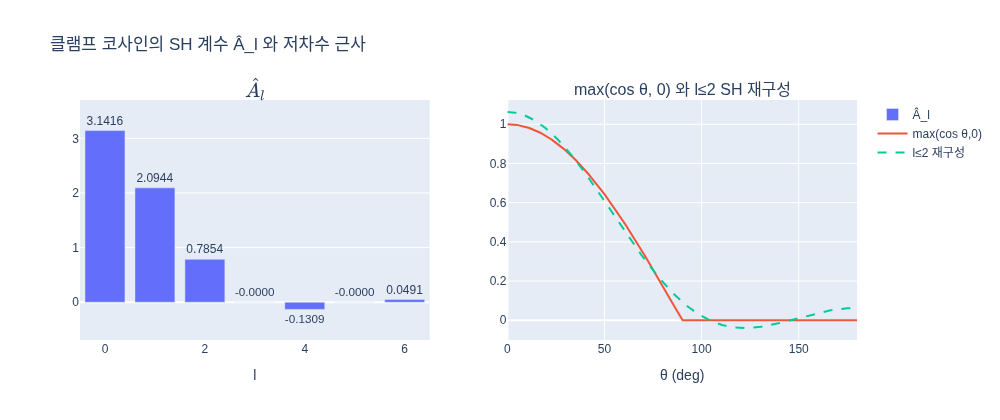

This chart was generated by the following Python code:
# %% [markdown]
# # 미리 계산된 $\hat{A_l}$ 값 — 직접 계산해 보기
#
# Irradiance $E$ 의 SH 계수는 Radiance 계수 $L_{lm}$ 과 클램프된 코사인 $\max(\cos\theta,0)$ 의
# SH 계수 $A_l$ 의 곱으로 얻어진다.
#
# $$E_{lm}=\sqrt{\frac{4\pi}{2l+1}}\,A_l\,L_{lm} = \hat{A_l}\,L_{lm},\qquad
# \hat{A_l}=\sqrt{\frac{4\pi}{2l+1}}\,A_l$$
#
# 여기서
# $$A_l = 2\pi\int_0^{\pi}\max(\cos\theta,0)\,Y_l^0(\theta)\,\sin\theta\,d\theta$$
#
# 글에서 주어진 상수는 $\hat{A_0}=3.1415,\ \hat{A_1}=2.0943,\ \hat{A_2}=0.7853,\ \hat{A_3}=0,\
# \hat{A_4}=-0.1309,\ \hat{A_5}=0,\ \hat{A_6}=0.0490$ 이다.
# 이 값을 수치 적분으로 재현하고, 왜 홀수 차수가 0인지 확인한다.

# %%
# 필요 패키지: numpy, plotly, kaleido
import math
import os
import numpy as np


def _show(fig):
    try:
        from IPython import get_ipython
        if get_ipython() is not None:  # VSCode 셀/Jupyter에서만 렌더링
            fig.show()
    except ImportError:
        pass


HERE = os.path.dirname(os.path.abspath(__file__)) if "__file__" in globals() else "."

# %% [markdown]
# ## 1. $Y_l^0(\theta)$ — 띠(zonal) 조화 함수
#
# $m=0$ 인 구면 조화 함수는 $\phi$ 에 의존하지 않고 Legendre 다항식 $P_l(\cos\theta)$ 로만 표현된다.
#
# $$Y_l^0(\theta)=\sqrt{\frac{2l+1}{4\pi}}\,P_l(\cos\theta)$$
#
# $\cos\theta$ 는 천정각(zenith)에만 의존하므로 $m\neq0$ 인 성분은 모두 0 → $A_l$ 만 필요하다.

# %%
def Y_l0(l, theta):
    P = np.polynomial.legendre.Legendre.basis(l)
    return math.sqrt((2 * l + 1) / (4 * math.pi)) * P(np.cos(theta))


theta = np.linspace(0, math.pi, 200001)
for l in range(3):
    print(f"Y_{l}^0(theta=0) = {Y_l0(l, 0.0):.4f}")
# 출력: Y_0^0(theta=0) = 0.2821
# 출력: Y_1^0(theta=0) = 0.4886
# 출력: Y_2^0(theta=0) = 0.6308

# %% [markdown]
# ## 2. $A_l$ 과 $\hat{A_l}$ 수치 적분
#
# 적분 구간을 $\theta\in[0,\pi]$ 전체(구 전체)로 두고, 피적분 함수에 $\max(\cos\theta,0)$ 를 넣어
# 아래 반구가 자연스럽게 0이 되게 한다.

# %%
def A_hat(l):
    clamped_cos = np.maximum(np.cos(theta), 0.0)
    integrand = clamped_cos * Y_l0(l, theta) * np.sin(theta)
    A_l = 2 * math.pi * np.trapezoid(integrand, theta)
    return math.sqrt(4 * math.pi / (2 * l + 1)) * A_l


A_hat_vals = [A_hat(l) for l in range(7)]
for l, v in enumerate(A_hat_vals):
    print(f"A_hat_{l} = {v: .4f}")
# 출력: A_hat_0 =  3.1416
# 출력: A_hat_1 =  2.0944
# 출력: A_hat_2 =  0.7854
# 출력: A_hat_3 = -0.0000
# 출력: A_hat_4 = -0.1309
# 출력: A_hat_5 = -0.0000
# 출력: A_hat_6 =  0.0491

# %% [markdown]
# 글의 값(3.1415, 2.0943, 0.7853, 0, −0.1309, 0, 0.0490)과 일치한다(반올림 대신 절삭된 표기).
#
# ## 3. 닫힌 형식 (Ramamoorthi & Hanrahan 2001)
#
# $$\hat{A_0}=\pi,\qquad \hat{A_1}=\frac{2\pi}{3},\qquad
# \hat{A_l}=2\pi\,\frac{(-1)^{l/2-1}}{(l+2)(l-1)}\left[\frac{l!}{2^l\,((l/2)!)^2}\right]\ (l\ \text{짝수},\ l\ge2),\qquad
# \hat{A_l}=0\ (l\ \text{홀수},\ l\ge3)$$
#
# 즉 $\hat{A_2}=\pi/4,\ \hat{A_4}=-\pi/24,\ \hat{A_6}=\pi/64$ 이다.

# %%
def A_hat_closed(l):
    if l == 0:
        return math.pi
    if l == 1:
        return 2 * math.pi / 3
    if l % 2 == 1:
        return 0.0
    h = l // 2
    return 2 * math.pi * (-1) ** (h - 1) / ((l + 2) * (l - 1)) * math.factorial(l) / (2**l * math.factorial(h) ** 2)


names = ["pi", "2pi/3", "pi/4", "0", "-pi/24", "0", "pi/64"]
for l in range(7):
    print(f"l={l}: closed={A_hat_closed(l): .4f} ({names[l]:>6})  numeric={A_hat_vals[l]: .4f}")
# 출력: l=0: closed= 3.1416 (    pi)  numeric= 3.1416
# 출력: l=1: closed= 2.0944 ( 2pi/3)  numeric= 2.0944
# 출력: l=2: closed= 0.7854 (  pi/4)  numeric= 0.7854
# 출력: l=3: closed= 0.0000 (     0)  numeric=-0.0000
# 출력: l=4: closed=-0.1309 (-pi/24)  numeric=-0.1309
# 출력: l=5: closed= 0.0000 (     0)  numeric=-0.0000
# 출력: l=6: closed= 0.0491 ( pi/64)  numeric= 0.0491

# %% [markdown]
# ## 4. 왜 홀수 차수($l\ge3$)는 0인가?
#
# $x=\cos\theta$ 로 치환하면 $A_l\propto\int_0^1 x\,P_l(x)\,dx$ 이다.
# $x P_l(x)$ 는 $l$ 이 홀수이면 **짝함수** 이므로 $\int_0^1 = \tfrac12\int_{-1}^1 x P_l(x)dx$ 인데,
# $x=P_1(x)$ 와 $P_l$ ($l\ne1$)은 $[-1,1]$ 에서 직교하므로 0이 된다.
# $l=1$ 만 $\int_{-1}^1 P_1^2\,dx=2/3\neq0$ 이라 예외적으로 살아남는다.
# 짝수 $l$ 에서는 $xP_l$ 이 홀함수라 이 논리가 적용되지 않아 0이 아니다.

# %%
x = np.linspace(-1, 1, 200001)
for l in range(1, 7):
    P = np.polynomial.legendre.Legendre.basis(l)
    half = np.trapezoid(x[x >= 0] * P(x[x >= 0]), x[x >= 0])
    full = np.trapezoid(x * P(x), x)
    print(f"l={l}: int_0^1 x P_l = {half: .4f},  int_-1^1 x P_l = {full: .4f}")
# 출력: l=1: int_0^1 x P_l =  0.3333,  int_-1^1 x P_l =  0.6667
# 출력: l=2: int_0^1 x P_l =  0.1250,  int_-1^1 x P_l = -0.0000
# 출력: l=3: int_0^1 x P_l =  0.0000,  int_-1^1 x P_l =  0.0000
# 출력: l=4: int_0^1 x P_l = -0.0208,  int_-1^1 x P_l = -0.0000
# 출력: l=5: int_0^1 x P_l =  0.0000,  int_-1^1 x P_l =  0.0000
# 출력: l=6: int_0^1 x P_l =  0.0078,  int_-1^1 x P_l = -0.0000

# %% [markdown]
# ## 5. 시각화 — 급격히 감소하는 $\hat{A_l}$
#
# $l\le2$ 까지의 세 값이 에너지를 거의 다 차지하므로, Irradiance 는 9개 계수(RGB 27개)로 충분히 근사된다.
# 오른쪽은 $\max(\cos\theta,0)$ 을 $l\le2$ 까지의 SH 로 재구성한 결과다.

# %%
import plotly.graph_objects as go
from plotly.subplots import make_subplots

fig = make_subplots(rows=1, cols=2,
                    subplot_titles=("$\\hat{A_l}$ vs l", "max(cos θ, 0) 와 l≤2 SH 재구성"))
ls = list(range(7))
fig.add_trace(go.Bar(x=ls, y=A_hat_vals, text=[f"{v:.4f}" for v in A_hat_vals],
                     textposition="outside", name="Â_l"), row=1, col=1)

th = np.linspace(0, math.pi, 400)
recon = np.zeros_like(th)
for l in range(3):
    # 클램프 코사인 자체의 SH 계수는 A_l ; 재구성 = Σ A_l Y_l^0
    A_l = A_hat_vals[l] / math.sqrt(4 * math.pi / (2 * l + 1))
    recon += A_l * Y_l0(l, th)
fig.add_trace(go.Scatter(x=np.degrees(th), y=np.maximum(np.cos(th), 0), name="max(cos θ,0)"), row=1, col=2)
fig.add_trace(go.Scatter(x=np.degrees(th), y=recon, name="l≤2 재구성", line=dict(dash="dash")), row=1, col=2)
fig.update_xaxes(title_text="l", row=1, col=1)
fig.update_xaxes(title_text="θ (deg)", row=1, col=2)
fig.update_layout(width=1000, height=420, title="클램프 코사인의 SH 계수 Â_l 와 저차수 근사")
_show(fig)
fig.write_image(os.path.join(HERE, "expy.png"))
print("saved expy.png; max recon error =", float(np.abs(recon - np.maximum(np.cos(th), 0)).max()).__round__(4))
# 출력: saved expy.png; max recon error = 0.0918
